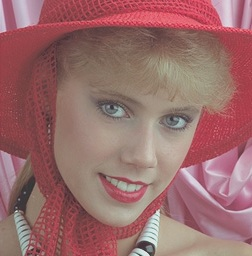
#> input picture day5/sample.jpg, 252 x 256 px, found by its file name
$ python Ankita_Bajaj_3.py
#> lines starting #> are read from the running program, lines starting #| are printed output that depends on the picture
from PIL import Image
img = Image.open("Sample.jpg")
#> img is the input picture: PIL image 252x256 RGB; mean R, G, B 153.5, 107.6, 107
img_info = img.info
#> img_info = {'jfif': 257, 'jfif_version': (1, 1), 'dpi': (96, 96), 'jfif_unit': 1, 'jfif_density': (96, 96)}

print(img.format)
#| JPEG
print( img.mode)
#| RGB
img.show()

image_file = img.convert('1') # convert image to black and white
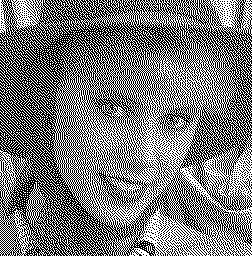
#> image_file: PIL image 252x256 1; 47.4% white in thin lines or dots
image_file.save('result.png')

res = Image.open("result.png")
res.show()


img_rotate = img.rotate(90)
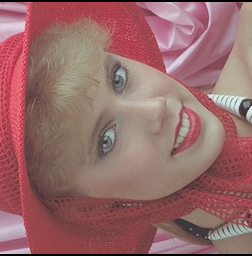
#> img_rotate: PIL image 252x256 RGB; mean R, G, B 150.9, 105.9, 105.2
img_rotate.show()  # Displays the rotated image


w,h=img.size
#> w = 252; h = 256
n,m=[160,204]
cropped_img = img.crop((w//2 - n//2, h//2 - m//2, w//2 + n//2, h//2 + m//2))
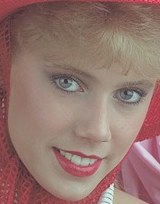
#> cropped_img: PIL image 160x204 RGB; mean R, G, B 146.7, 116, 109
cropped_img.show()

#thumbnail
img.thumbnail((75,75))
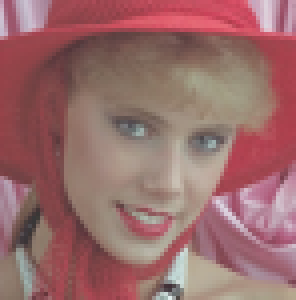
#> img: PIL image 74x75 RGB (shown 4 times larger); mean R, G, B 153.5, 107.6, 107
img.save("T_img.JPEG")
img.show()
